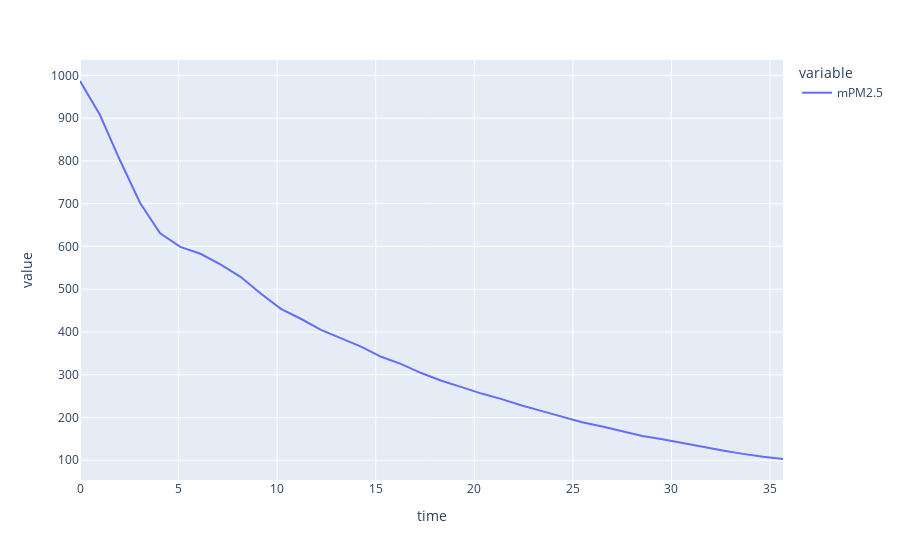

Here is the notebook cell this chart was saved with:
### Code cell
df.set_index('time').plot(kind='line')

### Figure 1 — Plotly figure (JSON) as saved in the notebook; plotly's stock layout.template omitted (floating-point values rounded to 4 significant figures)
{"data": [{"hovertemplate": "variable=mPM2.5<br>time=%{x}<br>value=%{y}<extra></extra>", "legendgroup": "mPM2.5", "line": {"color": "#636efa", "dash": "solid"}, "marker": {"symbol": "circle"}, "mode": "lines", "name": "mPM2.5", "orientation": "v", "showlegend": true, "type": "scatter", "x": [0, 1.009, 2.032, 3.056, 4.065, 5.088, 6.111, 7.12, 8.144, 9.167, 10.19, 11.2, 12.22, 13.25, 14.26, 15.28, 16.3, 17.31, 18.33, 19.36, 20.37, 21.39, 22.41, 23.44, 24.45, 25.47, 26.49, 27.52, 28.52, 29.55, 30.57, 31.58, 32.6, 33.63, 34.65, 35.66], "xaxis": "x", "y": [987, 908, 801, 701, 631, 599, 583, 558, 529, 490, 454, 431, 405, 386, 366, 342, 325, 304, 286, 271, 256, 243, 228, 215, 202, 189, 179, 168, 157, 149, 140, 131, 123, 115, 108, 103], "yaxis": "y"}], "layout": {"legend": {"title": {"text": "variable"}, "tracegroupgap": 0}, "margin": {"t": 60}, "xaxis": {"anchor": "y", "domain": [0, 1], "title": {"text": "time"}}, "yaxis": {"anchor": "x", "domain": [0, 1], "title": {"text": "value"}}}}
